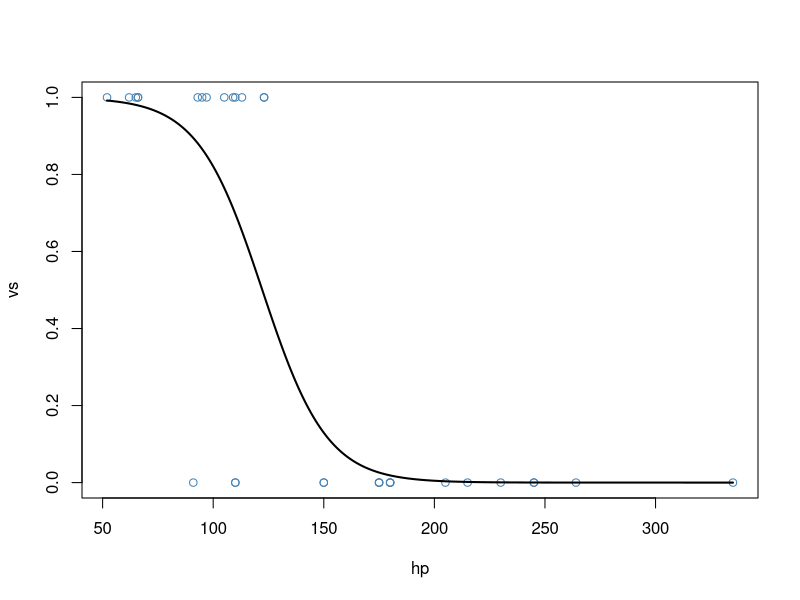

The R source for this figure:
#fit logistic regression model
model <- glm(vs ~ hp, data=mtcars, family=binomial)

#define new data frame that contains predictor variable
newdata <- data.frame(hp=seq(min(mtcars$hp), max(mtcars$hp),len=500))

newdata$vs = predict(model, newdata, type="response")
plot(vs ~ hp, data=mtcars, col="steelblue")
lines(vs ~ hp, newdata, lwd=2)
print(head(mtcars))
a <- data.frame(hp=59)
result <-  predict(model,a)
print(paste("the value for vs when hp=59 is:",result))